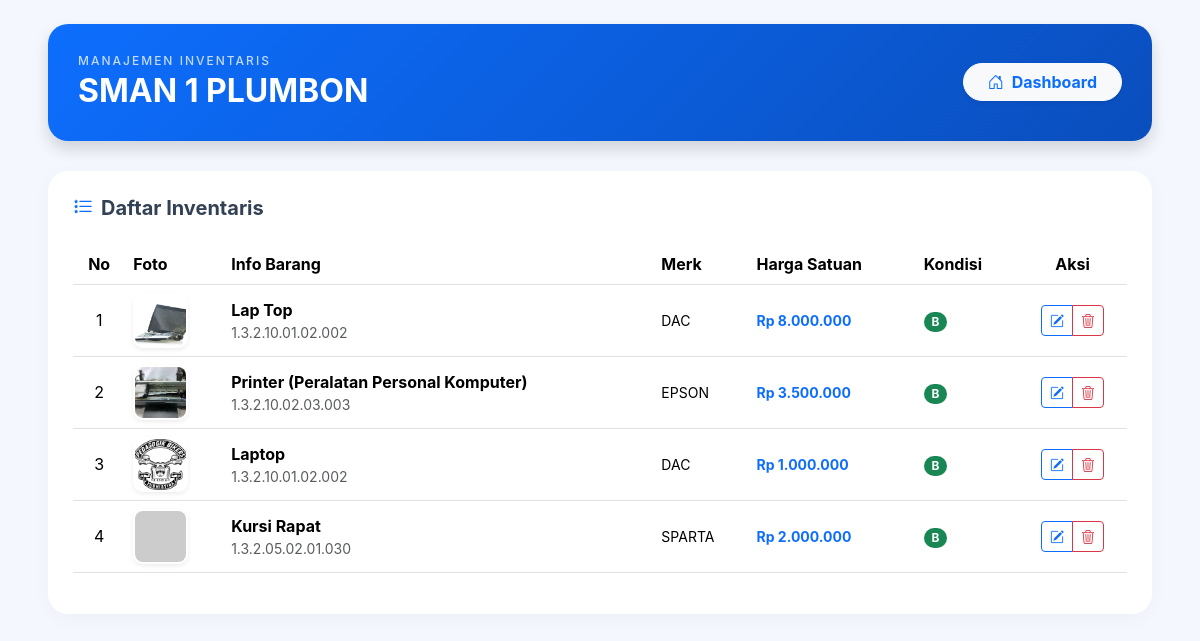
The app's page /data_barang.php (signed in) with its own data.
### tables this page shows
CREATE TABLE `kop_surat` (
  `id` int(11) NOT NULL,
  `nama_provinsi` varchar(150) DEFAULT NULL,
  `nama_dinas` varchar(150) DEFAULT NULL,
  `nama_instansi` varchar(150) DEFAULT NULL,
  `alamat` text DEFAULT NULL,
  `email` varchar(150) DEFAULT NULL,
  `logo` varchar(255) DEFAULT NULL,
  `logo_sekolah` varchar(255) DEFAULT NULL,
  `nama_kepala_sekolah` varchar(150) DEFAULT NULL,
  `nip_kepala_sekolah` varchar(50) DEFAULT NULL,
  `pangkat_kepala_sekolah` varchar(100) DEFAULT NULL,
  `nama_wakasek_sarpras` varchar(150) DEFAULT NULL,
  `nip_wakasek_sarpras` varchar(50) DEFAULT NULL,
  `pangkat_wakasek_sarpras` varchar(100) DEFAULT NULL,
  `nama_pengurus_barang` varchar(150) DEFAULT NULL,
  `nip_pengurus_barang` varchar(50) DEFAULT NULL,
  `pangkat_pengurus_barang` varchar(100) DEFAULT NULL,
  `created_at` timestamp NOT NULL DEFAULT current_timestamp(),
  `kota` varchar(100) DEFAULT NULL,
  `kode_pos` varchar(10) DEFAULT NULL,
  `nama_sekolah` varchar(150) DEFAULT NULL,
  `kota_kab` varchar(100) DEFAULT NULL,
  `kode_sub_pengguna` varchar(50) DEFAULT NULL,
  `kode_wilayah` varchar(50) DEFAULT NULL,
  `id_sekolah` int(11) DEFAULT 1
);

CREATE TABLE `data_barang` (
  `id` int(11) NOT NULL,
  `no_urut` int(11) DEFAULT NULL,
  `kode_barang` varchar(50) DEFAULT NULL,
  `reg` varchar(50) DEFAULT NULL,
  `nama_jenis_barang` varchar(255) DEFAULT NULL,
  `merek_type` varchar(255) DEFAULT NULL,
  `no_identitas` text DEFAULT NULL,
  `bahan` varchar(100) DEFAULT NULL,
  `asal_perolehan` varchar(150) DEFAULT NULL,
  `tanggal_perolehan` int(11) DEFAULT NULL,
  `bulan_perolehan` varchar(20) DEFAULT NULL,
  `tahun_perolehan` year(4) DEFAULT NULL,
  `ukuran_konstruksi` varchar(100) DEFAULT NULL,
  `satuan` varchar(50) DEFAULT NULL,
  `keadaan_barang` enum('B','RR','RB') DEFAULT NULL,
  `volume` int(11) DEFAULT NULL,
  `harga_satuan` decimal(15,2) DEFAULT NULL,
  `keterangan` text DEFAULT NULL,
  `created_at` timestamp NOT NULL DEFAULT current_timestamp(),
  `foto` varchar(255) DEFAULT NULL,
  `id_sekolah` int(11) DEFAULT 1
);

### data_barang.php (the view, shortened to what this page needs)
<?php
$id_sekolah = $_SESSION['id_sekolah'];
$conn = new mysqli("localhost","root","","db_inventaris");
function formatRupiah($angka){
    return "Rp " . number_format((float)$angka, 0, ',', '.');
}
$kop_q = mysqli_query($conn,"SELECT nama_sekolah FROM kop_surat WHERE id_sekolah='$id_sekolah' LIMIT 1");
$kop = mysqli_fetch_assoc($kop_q);
$nama_sekolah = $kop['nama_sekolah'] ?? "INSTANSI PENDIDIKAN";
?>
<!DOCTYPE html>
<html lang="id">
<head>
    <link href="https://cdn.jsdelivr.net/npm/bootstrap@5.3.2/dist/css/bootstrap.min.css" rel="stylesheet">
    <link rel="stylesheet" href="https://cdn.jsdelivr.net/npm/bootstrap-icons@1.11.1/font/bootstrap-icons.css">
</head>
<body>
<div class="container-fluid py-4 px-lg-5">
    <div class="main-header d-flex justify-content-between align-items-center flex-wrap shadow">
        <div>
            <h6 class="text-uppercase opacity-75 mb-1" style="font-size: 12px; letter-spacing: 2px;">Manajemen Inventaris</h6>
            <h2 class="fw-bold mb-0"><?= $nama_sekolah; ?></h2>
        </div>
        <a href="index.php" class="btn btn-light rounded-pill px-4 fw-bold text-primary shadow-sm"><i class="bi bi-house-door me-2"></i>Dashboard</a>
    </div>
    <div class="table-container">
        <h5 class="fw-bold mb-4"><i class="bi bi-list-stars me-2 text-primary"></i>Daftar Inventaris</h5>
        <div class="table-responsive">
            <table class="table table-hover align-middle">
                <thead>
                    <tr>
                        <th class="text-center">No</th>
                        <th>Foto</th>
                        <th>Info Barang</th>
                        <th>Merk</th>
                        <th>Harga Satuan</th>
                        <th>Kondisi</th>
                        <th class="text-center">Aksi</th>
                    </tr>
                </thead>
                <tbody>
                    <?php
                    $no=1;
                    $q = mysqli_query($conn,"SELECT * FROM data_barang WHERE id_sekolah='$id_sekolah' ORDER BY id DESC");
                    while($d=mysqli_fetch_assoc($q)){
                        $kon = strtoupper(trim($d['keadaan_barang']));
                        $badge = ($kon == 'B') ? 'bg-success' : (($kon == 'KB') ? 'bg-warning text-dark' : 'bg-danger');
                    ?>
                    <tr id="row-<?= $d['id']; ?>">
                        <td class="text-center"><?= $no++; ?></td>
                        <td><img src="upload/<?= $d['foto'] ?: 'no-photo.png'; ?>" class="img-barang shadow-sm" onerror="this.src='https://placehold.co/100x100?text=Barang'"></td>
                        <td>
                            <div class="fw-bold"><?= $d['nama_jenis_barang']; ?></div>
                            <div class="text-muted small"><?= $d['kode_barang']; ?></div>
                        </td>
                        <td class="small"><?= $d['merek_type']; ?></td>
                        <td class="small fw-bold text-primary col-harga"><?= formatRupiah($d['harga_satuan']); ?></td>
                        <td class="col-kondisi"><span class="badge rounded-pill <?= $badge; ?>"><?= $d['keadaan_barang']; ?></span></td>
                        <td class="text-center">
                            <div class="btn-group btn-group-sm">
                                <button class="btn btn-outline-primary btn-edit" data-id="<?= $d['id']; ?>"><i class="bi bi-pencil-square"></i></button>
                                <button class="btn btn-outline-danger btn-hapus" data-id="<?= $d['id']; ?>"><i class="bi bi-trash3"></i></button>
                            </div>
                        </td>
                    </tr>
                    <?php } ?>
                </tbody>
            </table>
        </div>
    </div>
</div>
</body>
</html>

### data_barang.php (style rules this page uses)
:root { --primary: #0d6efd; --bg-body: #f4f7fe; }
body { background-color: var(--bg-body); font-family: 'Inter', sans-serif; color: #334155; }
.main-header { background: linear-gradient(135deg, #0d6efd 0%, #0a4ebd 100%); border-radius: 20px; padding: 30px; color: white; box-shadow: 0 10px 25px rgba(13, 110, 253, 0.2); margin-bottom: 30px; }
.table-container { background: white; border-radius: 20px; padding: 25px; box-shadow: 0 5px 20px rgba(0,0,0,0.03); }
.img-barang { width: 55px; height: 55px; object-fit: cover; border-radius: 10px; transition: 0.3s; border: 2px solid #fff; cursor: pointer; }

### records on screen
kop_surat: nama_sekolah "SMAN 1 PLUMBON"
data_barang: foto (picture), nama_jenis_barang "Lap Top", kode_barang "1.3.2.10.01.02.002", merek_type "DAC", harga_satuan "Rp 8.000.000", keadaan_barang "B"
data_barang: foto (picture), nama_jenis_barang "Printer (Peralatan Personal Komputer)", kode_barang "1.3.2.10.02.03.003", merek_type "EPSON", harga_satuan "Rp 3.500.000", keadaan_barang "B"
data_barang: foto (picture), nama_jenis_barang "Laptop", kode_barang "1.3.2.10.01.02.002", merek_type "DAC", harga_satuan "Rp 1.000.000", keadaan_barang "B"
data_barang: nama_jenis_barang "Kursi Rapat", kode_barang "1.3.2.05.02.01.030", merek_type "SPARTA", harga_satuan "Rp 2.000.000", keadaan_barang "B"
